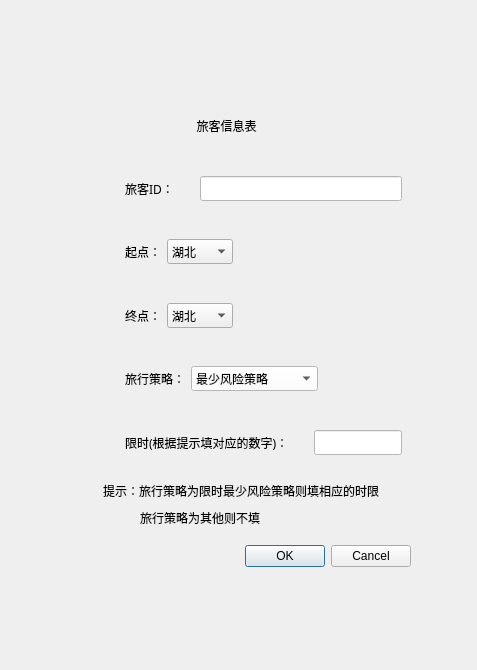
<?xml version="1.0" encoding="UTF-8"?>
<ui version="4.0">
 <class>AddTravel</class>
 <widget class="QDialog" name="AddTravel">
  <property name="geometry">
   <rect>
    <x>0</x>
    <y>0</y>
    <width>477</width>
    <height>670</height>
   </rect>
  </property>
  <property name="windowTitle">
   <string>添加乘客信息</string>
  </property>
  <property name="windowIcon">
   <iconset resource="source.qrc">
    <normaloff>:/new/prefix1/image/titile_2.ico</normaloff>:/new/prefix1/image/titile_2.ico</iconset>
  </property>
  <property name="styleSheet">
   <string notr="true"/>
  </property>
  <widget class="QDialogButtonBox" name="buttonBox">
   <property name="geometry">
    <rect>
     <x>70</x>
     <y>540</y>
     <width>341</width>
     <height>32</height>
    </rect>
   </property>
   <property name="styleSheet">
    <string notr="true">font: 75 9pt &quot;Times New Roman&quot;;</string>
   </property>
   <property name="orientation">
    <enum>Qt::Horizontal</enum>
   </property>
   <property name="standardButtons">
    <set>QDialogButtonBox::Cancel|QDialogButtonBox::Ok</set>
   </property>
  </widget>
  <widget class="QLabel" name="label">
   <property name="geometry">
    <rect>
     <x>180</x>
     <y>110</y>
     <width>161</width>
     <height>31</height>
    </rect>
   </property>
   <property name="styleSheet">
    <string notr="true">font: 75 14pt &quot;微软雅黑&quot;;
</string>
   </property>
   <property name="text">
    <string>     旅客信息表</string>
   </property>
  </widget>
  <widget class="QWidget" name="widget_6" native="true">
   <property name="geometry">
    <rect>
     <x>70</x>
     <y>160</y>
     <width>341</width>
     <height>311</height>
    </rect>
   </property>
   <property name="styleSheet">
    <string notr="true"/>
   </property>
   <layout class="QVBoxLayout" name="verticalLayout">
    <item>
     <widget class="QWidget" name="widget_5" native="true">
      <property name="styleSheet">
       <string notr="true"/>
      </property>
      <layout class="QHBoxLayout" name="horizontalLayout_4">
       <item>
        <widget class="QLabel" name="label_8">
         <property name="minimumSize">
          <size>
           <width>30</width>
           <height>30</height>
          </size>
         </property>
         <property name="styleSheet">
          <string notr="true">image: url(:/new/prefix1/image/id.png);</string>
         </property>
         <property name="text">
          <string/>
         </property>
        </widget>
       </item>
       <item>
        <spacer name="horizontalSpacer_6">
         <property name="orientation">
          <enum>Qt::Horizontal</enum>
         </property>
         <property name="sizeType">
          <enum>QSizePolicy::Fixed</enum>
         </property>
         <property name="sizeHint" stdset="0">
          <size>
           <width>10</width>
           <height>20</height>
          </size>
         </property>
        </spacer>
       </item>
       <item>
        <widget class="QLabel" name="label_6">
         <property name="font">
          <font>
           <family>微软雅黑</family>
           <pointsize>9</pointsize>
           <weight>9</weight>
           <italic>false</italic>
           <bold>false</bold>
          </font>
         </property>
         <property name="styleSheet">
          <string notr="true">font: 75 9pt &quot;微软雅黑&quot;;

</string>
         </property>
         <property name="text">
          <string>旅客ID：</string>
         </property>
        </widget>
       </item>
       <item>
        <spacer name="horizontalSpacer_5">
         <property name="orientation">
          <enum>Qt::Horizontal</enum>
         </property>
         <property name="sizeType">
          <enum>QSizePolicy::Fixed</enum>
         </property>
         <property name="sizeHint" stdset="0">
          <size>
           <width>20</width>
           <height>20</height>
          </size>
         </property>
        </spacer>
       </item>
       <item>
        <widget class="QLineEdit" name="lineEdit">
         <property name="font">
          <font>
           <family>微软雅黑</family>
           <pointsize>9</pointsize>
           <weight>9</weight>
           <italic>false</italic>
           <bold>false</bold>
          </font>
         </property>
         <property name="styleSheet">
          <string notr="true">font: 75 9pt &quot;微软雅黑&quot;;
background-color: rgb(255, 255, 255);</string>
         </property>
         <property name="text">
          <string/>
         </property>
        </widget>
       </item>
      </layout>
     </widget>
    </item>
    <item>
     <widget class="QWidget" name="widget" native="true">
      <property name="styleSheet">
       <string notr="true"/>
      </property>
      <layout class="QHBoxLayout" name="horizontalLayout">
       <item>
        <widget class="QLabel" name="label_9">
         <property name="minimumSize">
          <size>
           <width>30</width>
           <height>30</height>
          </size>
         </property>
         <property name="styleSheet">
          <string notr="true">image: url(:/new/prefix1/image/start.png);</string>
         </property>
         <property name="text">
          <string/>
         </property>
        </widget>
       </item>
       <item>
        <spacer name="horizontalSpacer_4">
         <property name="orientation">
          <enum>Qt::Horizontal</enum>
         </property>
         <property name="sizeType">
          <enum>QSizePolicy::Fixed</enum>
         </property>
         <property name="sizeHint" stdset="0">
          <size>
           <width>10</width>
           <height>20</height>
          </size>
         </property>
        </spacer>
       </item>
       <item>
        <widget class="QLabel" name="label_2">
         <property name="font">
          <font>
           <family>微软雅黑</family>
           <pointsize>9</pointsize>
           <weight>9</weight>
           <italic>false</italic>
           <bold>false</bold>
          </font>
         </property>
         <property name="styleSheet">
          <string notr="true">font: 75 9pt &quot;微软雅黑&quot;;
</string>
         </property>
         <property name="text">
          <string>起点：</string>
         </property>
        </widget>
       </item>
       <item>
        <widget class="QComboBox" name="comboBox">
         <property name="font">
          <font>
           <family>微软雅黑</family>
           <pointsize>9</pointsize>
           <weight>9</weight>
           <italic>false</italic>
           <bold>false</bold>
          </font>
         </property>
         <property name="styleSheet">
          <string notr="true">font: 75 9pt &quot;微软雅黑&quot;;</string>
         </property>
         <item>
          <property name="text">
           <string>湖北</string>
          </property>
         </item>
         <item>
          <property name="text">
           <string>广东</string>
          </property>
         </item>
         <item>
          <property name="text">
           <string>福建</string>
          </property>
         </item>
         <item>
          <property name="text">
           <string>四川</string>
          </property>
         </item>
         <item>
          <property name="text">
           <string>青海</string>
          </property>
         </item>
         <item>
          <property name="text">
           <string>西藏</string>
          </property>
         </item>
         <item>
          <property name="text">
           <string>河南</string>
          </property>
         </item>
         <item>
          <property name="text">
           <string>江苏</string>
          </property>
         </item>
         <item>
          <property name="text">
           <string>山西</string>
          </property>
         </item>
         <item>
          <property name="text">
           <string>黑龙江</string>
          </property>
         </item>
         <item>
          <property name="text">
           <string>北京</string>
          </property>
         </item>
         <item>
          <property name="text">
           <string>河北</string>
          </property>
         </item>
        </widget>
       </item>
       <item>
        <spacer name="horizontalSpacer">
         <property name="orientation">
          <enum>Qt::Horizontal</enum>
         </property>
         <property name="sizeHint" stdset="0">
          <size>
           <width>40</width>
           <height>20</height>
          </size>
         </property>
        </spacer>
       </item>
      </layout>
     </widget>
    </item>
    <item>
     <widget class="QWidget" name="widget_2" native="true">
      <property name="styleSheet">
       <string notr="true"/>
      </property>
      <layout class="QHBoxLayout" name="horizontalLayout_2">
       <item>
        <widget class="QLabel" name="label_10">
         <property name="minimumSize">
          <size>
           <width>30</width>
           <height>30</height>
          </size>
         </property>
         <property name="styleSheet">
          <string notr="true">image: url(:/new/prefix1/image/finish.png);</string>
         </property>
         <property name="text">
          <string/>
         </property>
        </widget>
       </item>
       <item>
        <spacer name="horizontalSpacer_7">
         <property name="orientation">
          <enum>Qt::Horizontal</enum>
         </property>
         <property name="sizeType">
          <enum>QSizePolicy::Fixed</enum>
         </property>
         <property name="sizeHint" stdset="0">
          <size>
           <width>10</width>
           <height>20</height>
          </size>
         </property>
        </spacer>
       </item>
       <item>
        <widget class="QLabel" name="label_3">
         <property name="font">
          <font>
           <family>微软雅黑</family>
           <pointsize>9</pointsize>
           <weight>9</weight>
           <italic>false</italic>
           <bold>false</bold>
          </font>
         </property>
         <property name="styleSheet">
          <string notr="true">font: 75 9pt &quot;微软雅黑&quot;;
</string>
         </property>
         <property name="text">
          <string>终点：</string>
         </property>
        </widget>
       </item>
       <item>
        <widget class="QComboBox" name="comboBox_2">
         <property name="font">
          <font>
           <family>微软雅黑</family>
           <pointsize>9</pointsize>
           <weight>9</weight>
           <italic>false</italic>
           <bold>false</bold>
           <underline>false</underline>
          </font>
         </property>
         <property name="layoutDirection">
          <enum>Qt::LeftToRight</enum>
         </property>
         <property name="styleSheet">
          <string notr="true">font: 75 9pt &quot;微软雅黑&quot;;</string>
         </property>
         <item>
          <property name="text">
           <string>湖北</string>
          </property>
         </item>
         <item>
          <property name="text">
           <string>广东</string>
          </property>
         </item>
         <item>
          <property name="text">
           <string>福建</string>
          </property>
         </item>
         <item>
          <property name="text">
           <string>四川</string>
          </property>
         </item>
         <item>
          <property name="text">
           <string>青海</string>
          </property>
         </item>
         <item>
          <property name="text">
           <string>西藏</string>
          </property>
         </item>
         <item>
          <property name="text">
           <string>河南</string>
          </property>
         </item>
         <item>
          <property name="text">
           <string>江苏</string>
          </property>
         </item>
         <item>
          <property name="text">
           <string>山西</string>
          </property>
         </item>
         <item>
          <property name="text">
           <string>黑龙江</string>
          </property>
         </item>
         <item>
          <property name="text">
           <string>北京</string>
          </property>
         </item>
         <item>
          <property name="text">
           <string>河北</string>
          </property>
         </item>
        </widget>
       </item>
       <item>
        <spacer name="horizontalSpacer_2">
         <property name="orientation">
          <enum>Qt::Horizontal</enum>
         </property>
         <property name="sizeHint" stdset="0">
          <size>
           <width>40</width>
           <height>20</height>
          </size>
         </property>
        </spacer>
       </item>
      </layout>
     </widget>
    </item>
    <item>
     <widget class="QWidget" name="widget_3" native="true">
      <property name="styleSheet">
       <string notr="true"/>
      </property>
      <layout class="QHBoxLayout" name="horizontalLayout_3">
       <item>
        <widget class="QLabel" name="label_11">
         <property name="minimumSize">
          <size>
           <width>30</width>
           <height>30</height>
          </size>
         </property>
         <property name="styleSheet">
          <string notr="true">image: url(:/new/prefix1/image/srategy.png);</string>
         </property>
         <property name="text">
          <string/>
         </property>
        </widget>
       </item>
       <item>
        <spacer name="horizontalSpacer_8">
         <property name="orientation">
          <enum>Qt::Horizontal</enum>
         </property>
         <property name="sizeType">
          <enum>QSizePolicy::Fixed</enum>
         </property>
         <property name="sizeHint" stdset="0">
          <size>
           <width>10</width>
           <height>20</height>
          </size>
         </property>
        </spacer>
       </item>
       <item>
        <widget class="QLabel" name="label_4">
         <property name="font">
          <font>
           <family>微软雅黑</family>
           <pointsize>9</pointsize>
           <weight>9</weight>
           <italic>false</italic>
           <bold>false</bold>
          </font>
         </property>
         <property name="styleSheet">
          <string notr="true">font: 75 9pt &quot;微软雅黑&quot;;
</string>
         </property>
         <property name="text">
          <string>旅行策略：</string>
         </property>
        </widget>
       </item>
       <item>
        <widget class="QComboBox" name="comboBox_3">
         <property name="font">
          <font>
           <family>微软雅黑</family>
           <pointsize>9</pointsize>
           <weight>9</weight>
           <italic>false</italic>
           <bold>false</bold>
          </font>
         </property>
         <property name="styleSheet">
          <string notr="true">font: 75 9pt &quot;微软雅黑&quot;;
background-color: rgb(255, 255, 255);</string>
         </property>
         <item>
          <property name="text">
           <string>最少风险策略</string>
          </property>
         </item>
         <item>
          <property name="text">
           <string>限时最少风险策略</string>
          </property>
         </item>
         <item>
          <property name="text">
           <string>最短时间到达策略</string>
          </property>
         </item>
        </widget>
       </item>
       <item>
        <spacer name="horizontalSpacer_3">
         <property name="orientation">
          <enum>Qt::Horizontal</enum>
         </property>
         <property name="sizeHint" stdset="0">
          <size>
           <width>40</width>
           <height>20</height>
          </size>
         </property>
        </spacer>
       </item>
      </layout>
     </widget>
    </item>
    <item>
     <widget class="QWidget" name="widget_4" native="true">
      <property name="styleSheet">
       <string notr="true"/>
      </property>
      <layout class="QHBoxLayout" name="horizontalLayout_5">
       <item>
        <widget class="QLabel" name="label_12">
         <property name="minimumSize">
          <size>
           <width>30</width>
           <height>30</height>
          </size>
         </property>
         <property name="styleSheet">
          <string notr="true">image: url(:/new/prefix1/image/limit.png);</string>
         </property>
         <property name="text">
          <string/>
         </property>
        </widget>
       </item>
       <item>
        <spacer name="horizontalSpacer_10">
         <property name="orientation">
          <enum>Qt::Horizontal</enum>
         </property>
         <property name="sizeType">
          <enum>QSizePolicy::Fixed</enum>
         </property>
         <property name="sizeHint" stdset="0">
          <size>
           <width>10</width>
           <height>20</height>
          </size>
         </property>
        </spacer>
       </item>
       <item>
        <widget class="QLabel" name="label_5">
         <property name="font">
          <font>
           <family>微软雅黑</family>
           <pointsize>9</pointsize>
           <weight>9</weight>
           <italic>false</italic>
           <bold>false</bold>
          </font>
         </property>
         <property name="styleSheet">
          <string notr="true">font: 75 9pt &quot;微软雅黑&quot;;
</string>
         </property>
         <property name="text">
          <string>限时(根据提示填对应的数字)：</string>
         </property>
        </widget>
       </item>
       <item>
        <spacer name="horizontalSpacer_9">
         <property name="orientation">
          <enum>Qt::Horizontal</enum>
         </property>
         <property name="sizeHint" stdset="0">
          <size>
           <width>40</width>
           <height>20</height>
          </size>
         </property>
        </spacer>
       </item>
       <item>
        <widget class="QLineEdit" name="lineEdit_2">
         <property name="minimumSize">
          <size>
           <width>81</width>
           <height>20</height>
          </size>
         </property>
         <property name="font">
          <font>
           <family>微软雅黑</family>
           <pointsize>9</pointsize>
           <weight>9</weight>
           <italic>false</italic>
           <bold>false</bold>
          </font>
         </property>
         <property name="styleSheet">
          <string notr="true">font: 75 9pt &quot;微软雅黑&quot;;
background-color: rgb(255, 255, 255);</string>
         </property>
        </widget>
       </item>
      </layout>
     </widget>
    </item>
   </layout>
  </widget>
  <widget class="QLabel" name="label_7">
   <property name="geometry">
    <rect>
     <x>160</x>
     <y>110</y>
     <width>31</width>
     <height>31</height>
    </rect>
   </property>
   <property name="styleSheet">
    <string notr="true">image: url(:/new/prefix1/image/pas_mes.png);
</string>
   </property>
   <property name="text">
    <string/>
   </property>
  </widget>
  <widget class="QLabel" name="label_13">
   <property name="geometry">
    <rect>
     <x>-10</x>
     <y>0</y>
     <width>501</width>
     <height>671</height>
    </rect>
   </property>
   <property name="styleSheet">
    <string notr="true">image: url(:/new/prefix1/image/1111.jpg);</string>
   </property>
   <property name="text">
    <string/>
   </property>
  </widget>
  <widget class="QLabel" name="label_14">
   <property name="geometry">
    <rect>
     <x>103</x>
     <y>480</y>
     <width>291</width>
     <height>21</height>
    </rect>
   </property>
   <property name="text">
    <string>提示：旅行策略为限时最少风险策略则填相应的时限</string>
   </property>
  </widget>
  <widget class="QLabel" name="label_15">
   <property name="geometry">
    <rect>
     <x>140</x>
     <y>510</y>
     <width>231</width>
     <height>16</height>
    </rect>
   </property>
   <property name="text">
    <string>旅行策略为其他则不填</string>
   </property>
  </widget>
  <zorder>label_13</zorder>
  <zorder>buttonBox</zorder>
  <zorder>label</zorder>
  <zorder>widget_6</zorder>
  <zorder>label_7</zorder>
  <zorder>label_14</zorder>
  <zorder>label_15</zorder>
 </widget>
 <resources>
  <include location="source.qrc"/>
 </resources>
 <connections>
  <connection>
   <sender>buttonBox</sender>
   <signal>accepted()</signal>
   <receiver>AddTravel</receiver>
   <slot>accept()</slot>
   <hints>
    <hint type="sourcelabel">
     <x>248</x>
     <y>254</y>
    </hint>
    <hint type="destinationlabel">
     <x>157</x>
     <y>274</y>
    </hint>
   </hints>
  </connection>
  <connection>
   <sender>buttonBox</sender>
   <signal>rejected()</signal>
   <receiver>AddTravel</receiver>
   <slot>reject()</slot>
   <hints>
    <hint type="sourcelabel">
     <x>316</x>
     <y>260</y>
    </hint>
    <hint type="destinationlabel">
     <x>286</x>
     <y>274</y>
    </hint>
   </hints>
  </connection>
 </connections>
</ui>
